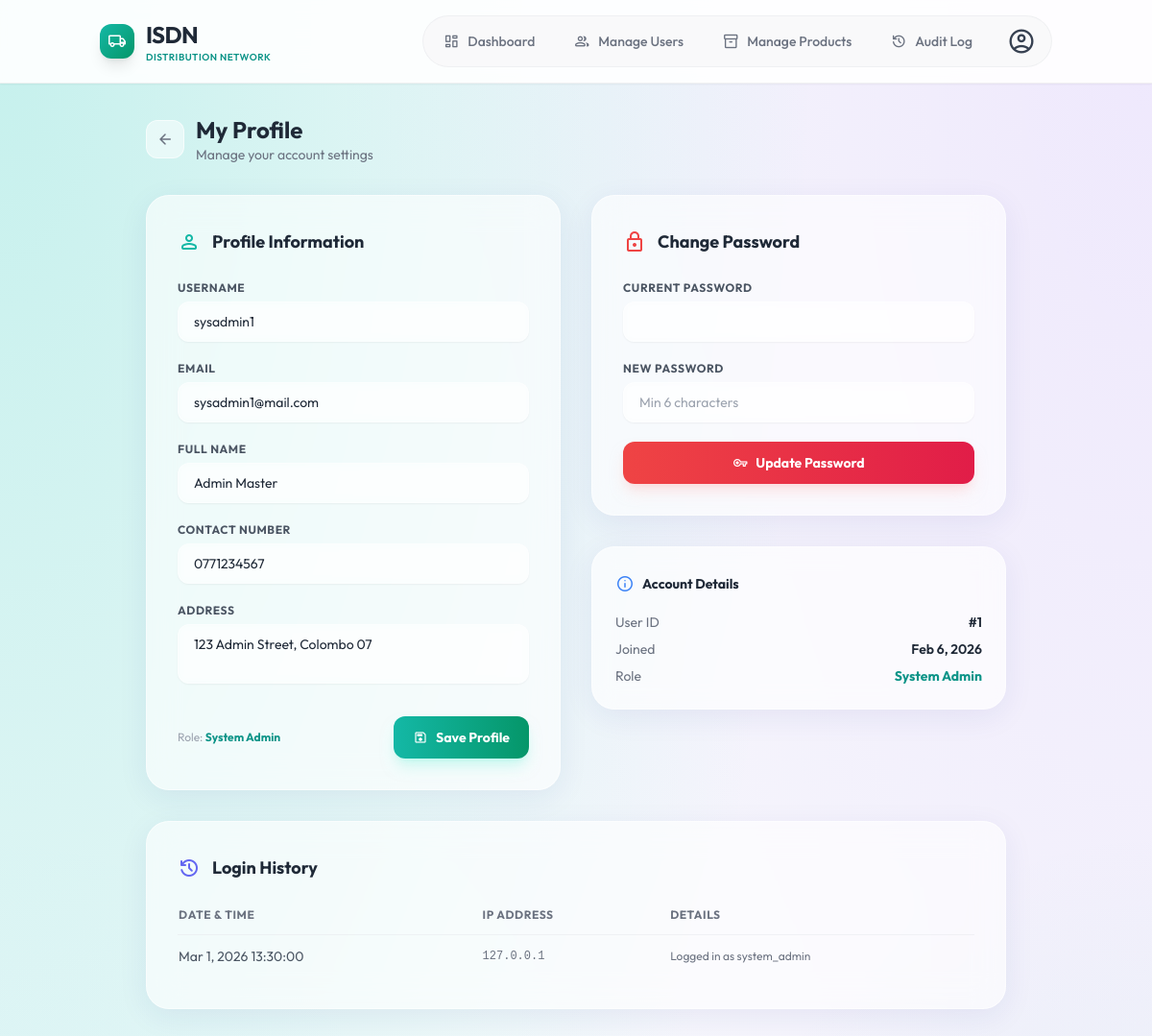
Page /index.php?page=system-admin-profile (signed in) on the committed database.
### tables this page shows
CREATE TABLE `system_admins` (
  `id` int(11) NOT NULL,
  `name` varchar(150) DEFAULT NULL,
  `address` varchar(200) DEFAULT NULL,
  `contact_number` varchar(16) DEFAULT NULL,
  `email` varchar(100) DEFAULT NULL,
  `user_id` int(11) DEFAULT NULL
);

CREATE TABLE `users` (
  `id` int(11) NOT NULL,
  `username` varchar(100) NOT NULL,
  `email` varchar(150) NOT NULL,
  `password` varchar(255) NOT NULL,
  `role` enum('customer','rdc_manager','rdc_clerk','rdc_sales_ref','logistics_officer','rdc_driver','head_office_manager','system_admin') DEFAULT 'customer',
  `rdc_id` int(11) DEFAULT NULL,
  `google_id` varchar(255) DEFAULT NULL,
  `password_reset_token` varchar(255) DEFAULT NULL,
  `password_reset_expires` datetime DEFAULT NULL,
  `is_active` tinyint(1) NOT NULL DEFAULT 1,
  `created_at` timestamp NULL DEFAULT current_timestamp(),
  `updated_at` timestamp NULL DEFAULT current_timestamp() ON UPDATE current_timestamp()
);

CREATE TABLE `audit_logs` (
  `id` int(11) NOT NULL,
  `user_id` int(11) NOT NULL,
  `action` varchar(50) NOT NULL,
  `entity_type` varchar(50) NOT NULL,
  `entity_id` int(11) DEFAULT NULL,
  `details` text DEFAULT NULL,
  `ip_address` varchar(45) DEFAULT NULL,
  `created_at` timestamp NULL DEFAULT current_timestamp()
);

### models/SystemAdmin.php (called while the page is built, shortened)
<?php
class SystemAdmin
{
    private PDO $pdo;
    public function __construct(PDO $pdo)
    {
        $this->pdo = $pdo;
    }
    public function getAdminProfile(int $userId): ?array
    {
        $stmt = $this->pdo->prepare(
            "SELECT u.id, u.username, u.email, u.role, u.created_at,
                    sa.name, sa.address, sa.contact_number
             FROM users u
             LEFT JOIN system_admins sa ON sa.user_id = u.id
             WHERE u.id = :id"
        );
        $stmt->execute(['id' => $userId]);
        return $stmt->fetch(PDO::FETCH_ASSOC) ?: null;
    }
    public function getLoginHistory(int $userId, int $limit = 20): array
    {
        $stmt = $this->pdo->prepare(
            "SELECT * FROM audit_logs WHERE user_id = :uid AND action = 'LOGIN' ORDER BY created_at DESC LIMIT :lim"
        );
        $stmt->bindValue(':uid', $userId, PDO::PARAM_INT);
        $stmt->bindValue(':lim', $limit, PDO::PARAM_INT);
        $stmt->execute();
        return $stmt->fetchAll(PDO::FETCH_ASSOC);
    }
}

### views/system-admin/profile.php (the view, shortened to what this page needs)
<?php
require_once __DIR__ . '/../../models/SystemAdmin.php';
$admin  = new SystemAdmin($pdo);
$userId = (int) $_SESSION['user_id'];
$profile = $admin->getAdminProfile($userId);
$loginHistory = $admin->getLoginHistory($userId, 15);
require_once __DIR__ . '/../../includes/header.php';
?>
<div class="min-h-screen py-8 px-4 sm:px-6 lg:px-8">
    <div class="max-w-4xl mx-auto">
        <div class="flex items-center gap-3 mb-8">
            <a href="<?php echo BASE_PATH; ?>/index.php?page=system-admin-dashboard" class="w-10 h-10 rounded-xl bg-white/50 border border-white/60 flex items-center justify-center text-gray-500 hover:text-gray-700 hover:bg-white/70 transition"><span class="material-symbols-rounded">arrow_back</span></a>
            <div>
                <h1 class="text-2xl font-bold text-gray-800 font-['Outfit']">My Profile</h1>
                <p class="text-sm text-gray-500">Manage your account settings</p>
            </div>
        </div>
        <div class="grid grid-cols-1 lg:grid-cols-2 gap-8">
            <div class="glass-panel rounded-3xl p-6 sm:p-8">
                <div class="flex items-center space-x-3 mb-6">
                    <span class="material-symbols-rounded text-teal-500 text-2xl">person</span>
                    <h2 class="text-lg font-bold text-gray-800 font-['Outfit']">Profile Information</h2>
                </div>
                <form method="POST" action="<?php echo BASE_PATH; ?>/index.php?page=system-admin-profile" class="space-y-5">
                    <div>
                        <label class="block text-xs font-bold text-gray-600 uppercase tracking-wider mb-1.5">Username</label>
                        <input type="text" name="username" required value="<?php echo htmlspecialchars($profile['username'] ?? ''); ?>"
                               class="w-full border border-white/40 bg-white/30 backdrop-blur-sm rounded-xl px-4 py-2.5 text-sm focus:ring-2 focus:ring-teal-500 transition shadow-sm">
                    </div>
                    <div>
                        <label class="block text-xs font-bold text-gray-600 uppercase tracking-wider mb-1.5">Email</label>
                        <input type="email" name="email" required value="<?php echo htmlspecialchars($profile['email'] ?? ''); ?>"
                               class="w-full border border-white/40 bg-white/30 backdrop-blur-sm rounded-xl px-4 py-2.5 text-sm focus:ring-2 focus:ring-teal-500 transition shadow-sm">
                    </div>
                    <div>
                        <label class="block text-xs font-bold text-gray-600 uppercase tracking-wider mb-1.5">Full Name</label>
                        <input type="text" name="name" value="<?php echo htmlspecialchars($profile['name'] ?? ''); ?>"
                               class="w-full border border-white/40 bg-white/30 backdrop-blur-sm rounded-xl px-4 py-2.5 text-sm focus:ring-2 focus:ring-teal-500 transition shadow-sm">
                    </div>
                    <div>
                        <label class="block text-xs font-bold text-gray-600 uppercase tracking-wider mb-1.5">Contact Number</label>
                        <input type="text" name="contact_number" value="<?php echo htmlspecialchars($profile['contact_number'] ?? ''); ?>"
                               class="w-full border border-white/40 bg-white/30 backdrop-blur-sm rounded-xl px-4 py-2.5 text-sm focus:ring-2 focus:ring-teal-500 transition shadow-sm">
                    </div>
                    <div>
                        <label class="block text-xs font-bold text-gray-600 uppercase tracking-wider mb-1.5">Address</label>
                        <textarea name="address" rows="2"
                                  class="w-full border border-white/40 bg-white/30 backdrop-blur-sm rounded-xl px-4 py-2.5 text-sm focus:ring-2 focus:ring-teal-500 transition shadow-sm resize-none"><?php echo htmlspecialchars($profile['address'] ?? ''); ?></textarea>
                    </div>
                    <div class="flex items-center justify-between pt-2">
                        <p class="text-xs text-gray-400">Role: <span class="font-bold text-teal-600"><?php echo ucwords(str_replace('_', ' ', $profile['role'] ?? '')); ?></span></p>
                        <button type="submit" class="px-5 py-2.5 rounded-xl bg-gradient-to-r from-teal-500 to-emerald-600 text-white font-bold text-sm shadow-lg shadow-teal-200/50 hover:scale-[1.02] transition flex items-center gap-2">
                            <span class="material-symbols-rounded text-base">save</span> Save Profile
                        </button>
                    </div>
                </form>
            </div>
            <div class="space-y-8">
                <div class="glass-panel rounded-3xl p-6 sm:p-8">
                    <div class="flex items-center space-x-3 mb-6">
                        <span class="material-symbols-rounded text-red-500 text-2xl">lock</span>
                        <h2 class="text-lg font-bold text-gray-800 font-['Outfit']">Change Password</h2>
                    </div>
                    <form method="POST" action="<?php echo BASE_PATH; ?>/index.php?page=system-admin-profile" class="space-y-5">
                        <div>
                            <label class="block text-xs font-bold text-gray-600 uppercase tracking-wider mb-1.5">Current Password</label>
                            <input type="password" name="current_password" required
                                   class="w-full border border-white/40 bg-white/30 backdrop-blur-sm rounded-xl px-4 py-2.5 text-sm focus:ring-2 focus:ring-red-400 transition shadow-sm">
                        </div>
                        <div>
                            <label class="block text-xs font-bold text-gray-600 uppercase tracking-wider mb-1.5">New Password</label>
                            <input type="password" name="new_password" required minlength="6"
                                   class="w-full border border-white/40 bg-white/30 backdrop-blur-sm rounded-xl px-4 py-2.5 text-sm focus:ring-2 focus:ring-red-400 transition shadow-sm" placeholder="Min 6 characters">
                        </div>
                        <button type="submit" class="w-full px-5 py-2.5 rounded-xl bg-gradient-to-r from-red-500 to-rose-600 text-white font-bold text-sm shadow-lg shadow-red-200/50 hover:scale-[1.02] transition flex items-center justify-center gap-2">
                            <span class="material-symbols-rounded text-base">vpn_key</span> Update Password
                        </button>
                    </form>
                </div>
                <div class="glass-card rounded-3xl p-6">
                    <div class="flex items-center space-x-2 mb-4">
                        <span class="material-symbols-rounded text-blue-500 text-xl">info</span>
                        <h3 class="text-sm font-bold text-gray-800 font-['Outfit']">Account Details</h3>
                    </div>
                    <div class="space-y-2 text-sm">
                        <div class="flex justify-between"><span class="text-gray-500">User ID</span><span class="font-semibold text-gray-800">#<?php echo $profile['id'] ?? ''; ?></span></div>
                        <div class="flex justify-between"><span class="text-gray-500">Joined</span><span class="font-semibold text-gray-800"><?php echo $profile['created_at'] ? date('M j, Y', strtotime($profile['created_at'])) : '-'; ?></span></div>
                        <div class="flex justify-between"><span class="text-gray-500">Role</span><span class="font-bold text-teal-600"><?php echo ucwords(str_replace('_', ' ', $profile['role'] ?? '')); ?></span></div>
                    </div>
                </div>
            </div>
        </div>
        <?php if (!empty($loginHistory)): ?>
        <div class="glass-panel rounded-3xl p-6 sm:p-8 mt-8">
            <div class="flex items-center space-x-3 mb-6">
                <span class="material-symbols-rounded text-indigo-500 text-2xl">history</span>
                <h2 class="text-lg font-bold text-gray-800 font-['Outfit']">Login History</h2>
            </div>
            <div class="overflow-x-auto">
                <table class="w-full text-sm">
                    <thead><tr class="text-left text-xs font-bold text-gray-500 uppercase tracking-wider border-b border-gray-200/50">
                        <th class="pb-3 pr-4">Date &amp; Time</th><th class="pb-3 pr-4">IP Address</th><th class="pb-3">Details</th>
                    </tr></thead>
                    <tbody class="divide-y divide-gray-100/50">
                        <?php foreach ($loginHistory as $lh): ?>
                        <tr class="hover:bg-white/30 transition">
                            <td class="py-3 pr-4 text-gray-600"><?php echo date('M j, Y H:i:s', strtotime($lh['created_at'])); ?></td>
                            <td class="py-3 pr-4 font-mono text-xs text-gray-500"><?php echo htmlspecialchars($lh['ip_address'] ?? '-'); ?></td>
                            <td class="py-3 text-gray-500 text-xs"><?php echo htmlspecialchars($lh['details'] ?? '-'); ?></td>
                        </tr>
                        <?php endforeach; ?>
                    </tbody>
                </table>
            </div>
        </div>
        <?php endif; ?>
    </div>
</div>
<?php require_once __DIR__ . '/../../includes/footer.php'; ?>

### assets/css/style.css (style rules this page uses)
body { font-family: 'Outfit', sans-serif; background: linear-gradient(135deg, #f0fdfa 0%, #ffffff 50%, #ecfdf5 100%); color: #1f2937; }
.glass-panel { background: rgba(255, 255, 255, 0.7); backdrop-filter: blur(12px); -webkit-backdrop-filter: blur(12px); border: 1px solid rgba(255, 255, 255, 0.5); box-shadow: 0 8px 32px 0 rgba(31, 38, 135, 0.07); }
.glass-card { background: rgba(255, 255, 255, 0.5); backdrop-filter: blur(8px); -webkit-backdrop-filter: blur(8px); border: 1px solid rgba(255, 255, 255, 0.4); box-shadow: 0 4px 6px rgba(0, 0, 0, 0.02); transition: all 0.3s ease; }

### assets/css/custom.css (style rules this page uses)
body { font-family: 'Outfit', 'Inter', sans-serif; background-color: #f0fdfa; background-image: radial-gradient(at 0% 0%, rgba(45, 212, 191, 0.25) 0px, transparent 50%), radial-gradient(at 100% 0%, rgba(200, 160, 255, 0.2) 0px, transparent 50%), radial-gradient(at 100% 100%, rgba(20, 184, 166, 0.25) 0px, transparent 50%), radial-gradient(at 0% 100%, rgba(100, 200, 255, 0.2) 0px, transparent 50%); background-attachment: fixed; }
.glass-panel { background: rgba(255, 255, 255, 0.6); backdrop-filter: blur(16px); -webkit-backdrop-filter: blur(16px); border: 1px solid rgba(255, 255, 255, 0.5); }
.glass-card { background: rgba(255, 255, 255, 0.65); backdrop-filter: blur(12px); border: 1px solid rgba(255, 255, 255, 0.4); box-shadow: 0 8px 32px rgba(31, 38, 135, 0.07); }

### includes/header.php (style rules this page uses)
.material-symbols-rounded { vertical-align: middle; font-size: 1.25rem; }

### rows in the picture
system_admins: username "sysadmin1", email "sysadmin1@mail.com", name "Admin Master", contact_number "0771234567", address "123 Admin Street, Colombo 07", user.role "System Admin", user "1", user.created_at "Feb 6, 2026"
audit_logs: created_at "Mar 1, 2026 13:30:00", ip_address "127.0.0.1", details "Logged in as system_admin"

### other values in the picture
$item['label'] "Dashboard"
$item['label'] "Manage Users"
$item['label'] "Manage Products"
$item['label'] "Audit Log"
